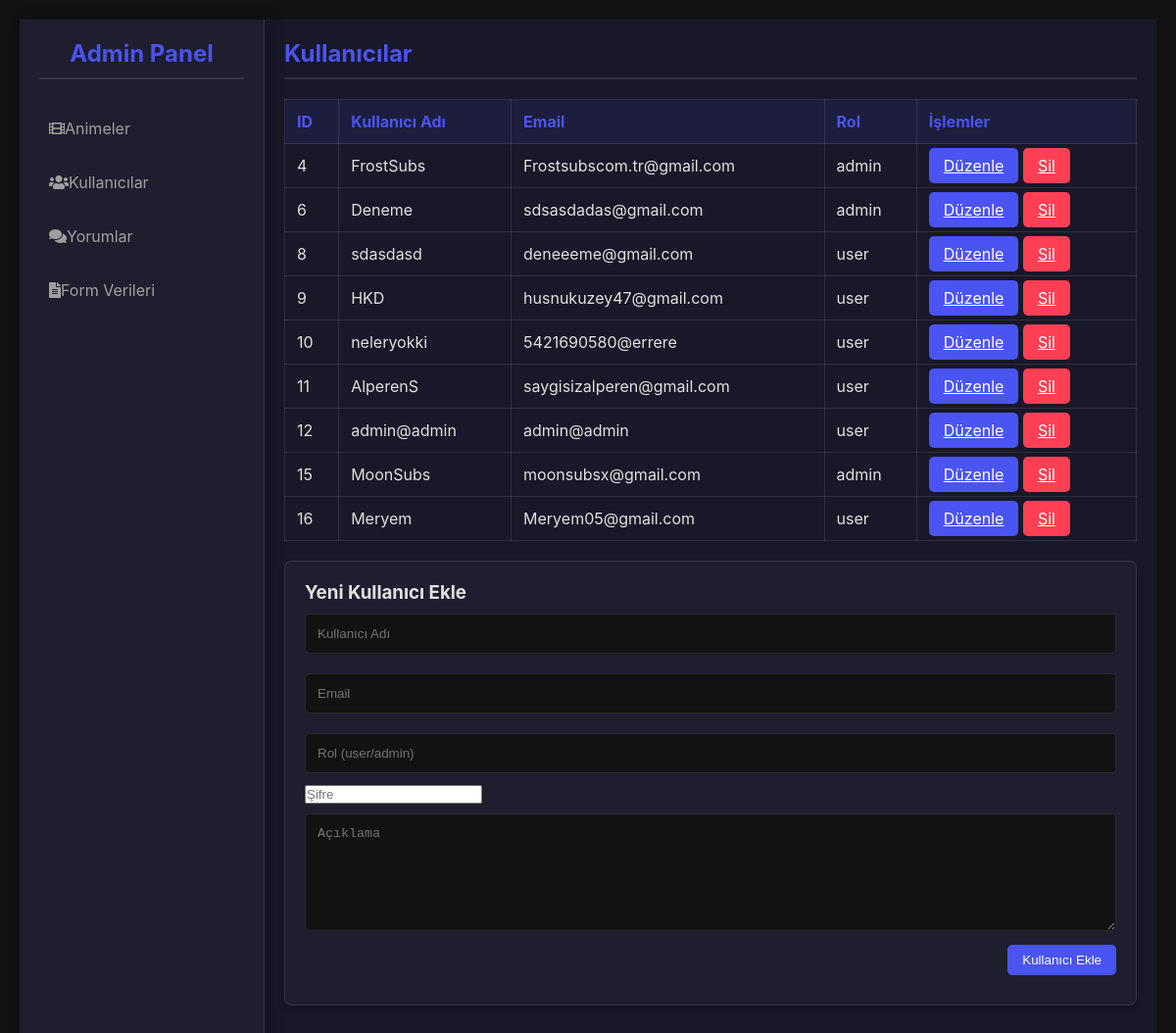
Screenshot of /admin.php?action=view_users with the database file from the repository.
### tables this page shows
CREATE TABLE `users` (
  `id` int(11) NOT NULL,
  `username` varchar(255) NOT NULL,
  `email` varchar(255) NOT NULL,
  `role` enum('kurucu','admin','mod','user') DEFAULT 'user',
  `password` varchar(255) NOT NULL,
  `created_at` timestamp NOT NULL DEFAULT current_timestamp(),
  `profile_image` varchar(255) DEFAULT 'default.jpg',
  `description` text DEFAULT 'No description available for this user.'
);

### admin.php (the view, shortened to what this page needs)
<?php
include 'db.php';
$action = isset($_GET['action']) ? $_GET['action'] : '';
$anime_id = isset($_GET['anime_id']) ? (int)$_GET['anime_id'] : 0;
$episode_id = isset($_GET['episode_id']) ? (int)$_GET['episode_id'] : 0;
$fansub_id = isset($_GET['fansub_id']) ? (int)$_GET['fansub_id'] : 0;
$fansub_link_id = isset($_GET['fansub_link_id']) ? (int)$_GET['fansub_link_id'] : 0;
$comment_id = isset($_GET['comment_id']) ? (int)$_GET['comment_id'] : 0;
$user_id = isset($_GET['user_id']) ? (int)$_GET['user_id'] : 0;
if ($action == '') {
    $stmt = $pdo->query("SELECT * FROM animes");
    $animes = $stmt->fetchAll(PDO::FETCH_ASSOC);
} elseif ($action == 'view_users') {
    $stmt = $pdo->query("SELECT * FROM users");
    $users = $stmt->fetchAll(PDO::FETCH_ASSOC);
} elseif ($action == 'view_comments') {
    $stmt = $pdo->query("SELECT comments.*, animes.name AS anime_name, users.username AS user_name FROM comments JOIN animes ON comments.anime_id = animes.id JOIN users ON comments.user_id = users.id");
    $comments = $stmt->fetchAll(PDO::FETCH_ASSOC);
} elseif ($action == 'edit_anime' && $anime_id > 0) {
    $stmt = $pdo->prepare("SELECT * FROM animes WHERE id = ?");
    $stmt->execute([$anime_id]);
    $anime = $stmt->fetch(PDO::FETCH_ASSOC);
} elseif ($action == 'edit_episode' && $episode_id > 0) {
    $stmt = $pdo->prepare("SELECT * FROM episodes WHERE id = ?");
    $stmt->execute([$episode_id]);
    $episode = $stmt->fetch(PDO::FETCH_ASSOC);
} elseif ($action == 'edit_fansub' && $fansub_id > 0) {
    $stmt = $pdo->prepare("SELECT * FROM fansubs WHERE id = ?");
    $stmt->execute([$fansub_id]);
    $fansub = $stmt->fetch(PDO::FETCH_ASSOC);
} elseif ($action == 'edit_fansub_link' && $fansub_link_id > 0) {
    $stmt = $pdo->prepare("SELECT * FROM fansub_links WHERE id = ?");
    $stmt->execute([$fansub_link_id]);
    $fansub_link = $stmt->fetch(PDO::FETCH_ASSOC);
} elseif ($action == 'edit_user' && $user_id > 0) {
    $stmt = $pdo->prepare("SELECT * FROM users WHERE id = ?");
    $stmt->execute([$user_id]);
    $user = $stmt->fetch(PDO::FETCH_ASSOC);
} elseif ($action == 'edit_comment' && $comment_id > 0) {
    $stmt = $pdo->prepare("SELECT * FROM comments WHERE id = ?");
    $stmt->execute([$comment_id]);
    $comment = $stmt->fetch(PDO::FETCH_ASSOC);
} elseif ($action == 'view_forms') {
    $stmt = $pdo->query("SELECT * FROM form");
    $forms = $stmt->fetchAll(PDO::FETCH_ASSOC);
}
?>
<!DOCTYPE html>
<html>
<head>
</head>
<!DOCTYPE html>
<html lang="en">
<head>
    <link href="https://cdnjs.cloudflare.com/ajax/libs/font-awesome/5.15.3/css/all.min.css" rel="stylesheet">
</head>
<body>
    <div class="container">
        <aside class="sidebar">
            <h2>Admin Panel</h2>
            <nav>
                <ul>
                    <li><a href="admin.php"><i class="fas fa-film"></i> Animeler</a></li>
                    <li><a href="admin.php?action=view_users"><i class="fas fa-users"></i> Kullanıcılar</a></li>
                    <li><a href="admin.php?action=view_comments"><i class="fas fa-comments"></i> Yorumlar</a></li>
                    <li><a href="admin.php?action=view_forms"><i class="fas fa-file-alt"></i> Form Verileri</a></li>
                </ul>
            </nav>
        </aside>
        <main class="main-content">
            <section class="content">
                <?php if ($action == ''): ?>
                    <h2>Animeler</h2>
                    <div class="table-wrapper">
                        <table>
                            <thead>
                                <tr>
                                    <th>ID</th>
                                    <th>Ad</th>
                                    <th>Tür</th>
                                    <th>İşlemler</th>
                                </tr>
                            </thead>
                            <tbody>
                                <?php foreach ($animes as $anime): ?>
                                <tr>
                                    <td><?= $anime['id'] ?></td>
                                    <td><?= htmlspecialchars($anime['name']) ?></td>
                                    <td><?= htmlspecialchars($anime['genre']) ?></td>
                                    <td>
                                        <a href="admin.php?action=view_episodes&anime_id=<?= $anime['id'] ?>" class="btn">Görüntüle</a>
                                         <div>.</div>
                                        <a href="admin.php?delete=<?= $anime['id'] ?>&type=anime" class="btn delete">Sil</a>
                                        <div>.</div>
                                        <a href="admin.php?action=edit_anime&anime_id=<?= $anime['id'] ?>" class="btn">Düzenle</a>
                                    </td>
                                </tr>
                                <?php endforeach; ?>
                            </tbody>
                        </table>
                    </div>
                    <div class="form-container">
                        <h3>Yeni Anime Ekle</h3>
                        <form action="admin.php" method="POST">
                            <input type="text" name="name" placeholder="Anime Adı" required><br>
                            <input type="text" name="genre" placeholder="Tür" required><br>
                            <textarea name="description" placeholder="Açıklama" required></textarea><br>
                            <input type="text" name="image_url" placeholder="Görsel URL" required><br>
                            <input type="number" name="episode_count" placeholder="Bölüm Sayısı" required><br>
                            <div class="form-actions">
                                <button type="submit" name="add_anime" class="btn">Anime Ekle</button>
                            </div>
                        </form>
                    </div>
                <?php elseif ($action == 'view_users'): ?>
                    <h2>Kullanıcılar</h2>
                    <div class="table-wrapper">
                        <table>
                            <thead>
                                <tr>
                                    <th>ID</th>
                                    <th>Kullanıcı Adı</th>
                                    <th>Email</th>
                                    <th>Rol</th>
                                    <th>İşlemler</th>
                                </tr>
                            </thead>
                            <tbody>
                                <?php foreach ($users as $user): ?>
                                <tr>
                                    <td><?= $user['id'] ?></td>
                                    <td><?= htmlspecialchars($user['username']) ?></td>
                                    <td><?= htmlspecialchars($user['email']) ?></td>
                                    <td><?= htmlspecialchars($user['role']) ?></td>
                                    <td>
                                        <a href="admin.php?action=edit_user&user_id=<?= $user['id'] ?>" class="btn">Düzenle</a>
                                        <a href="admin.php?delete=<?= $user['id'] ?>&type=user" class="btn delete">Sil</a>
                                    </td>
                                </tr>
                                <?php endforeach; ?>
                            </tbody>
                        </table>
                    </div>
                    <div class="form-container">
                        <h3>Yeni Kullanıcı Ekle</h3>
                        <form action="admin.php?action=view_users" method="POST">
                            <input type="text" name="username" placeholder="Kullanıcı Adı" required><br>
                            <input type="email" name="email" placeholder="Email" required><br>
                            <input type="text" name="role" placeholder="Rol (user/admin)" required><br>
                            <input type="password" name="password" placeholder="Şifre" required><br>
                            <textarea name="description" placeholder="Açıklama"></textarea><br>
                            <div class="form-actions">
                                <button type="submit" name="add_user" class="btn">Kullanıcı Ekle</button>
                            </div>
                        </form>
                    </div>
                <?php endif; ?>
            </section>
        </main>
    </div>
</body>
</html>

### admin.php (style rules this page uses)
.sidebar { background: rgba(255, 255, 255, 0.1); backdrop-filter: blur(10px); border-right: 1px solid rgba(255, 255, 255, 0.125); }
body { font-family: Arial, sans-serif; margin: 20px; }
* { margin: 0; padding: 0; box-sizing: border-box; }
body { font-family: 'Inter', 'Arial', sans-serif; background-color: #121212; color: #e0e0e0; display: flex; height: 100vh; }
.container { display: flex; width: 100%; }
.sidebar { width: 250px; background-color: #1e1e2e; padding: 20px; border-right: 1px solid rgba(255,255,255,0.1); box-shadow: 5px 0 15px rgba(0,0,0,0.2); }
.sidebar h2 { text-align: center; margin-bottom: 30px; color: #4a54f1; }
.sidebar nav ul { list-style: none; }
.sidebar nav ul li { margin: 15px 0; }
.sidebar nav ul li a { color: #a0a0a0; text-decoration: none; display: flex; align-items: center; padding: 10px; border-radius: 5px; transition: all 0.3s ease; }
.main-content { flex: 1; padding: 20px; background-color: #181828; overflow-y: auto; }
h2 { font-size: 24px; margin-bottom: 20px; border-bottom: 2px solid rgba(255,255,255,0.1); padding-bottom: 10px; color: #4a54f1; }
.table-wrapper { margin-top: 20px; }
table { width: 100%; border-collapse: collapse; margin-bottom: 20px; }
table, th, td { border: 1px solid rgba(255,255,255,0.1); }
th, td { padding: 12px; text-align: left; color: #e0e0e0; }
th { background-color: rgba(74,84,241,0.1); color: #4a54f1; }
.btn { background-color: #4a54f1; color: white; padding: 8px 15px; border: none; border-radius: 5px; cursor: pointer; margin-bottom: 10px; transition: all 0.3s ease; }
.btn.delete { background-color: #ff4054; }
.form-container { background-color: #1e1e2e; padding: 20px; border-radius: 8px; margin-bottom: 20px; border: 1px solid rgba(255,255,255,0.1); box-shadow: 0 4px 6px rgba(0,0,0,0.2); }
input[type="text"], input[type="number"], input[type="email"], textarea { width: 100%; padding: 12px; margin: 10px 0; border: 1px solid rgba(255,255,255,0.1); border-radius: 5px; background-color: #121212; color: #e0e0e0; transition: all 0.3s ease; }
textarea { height: 120px; }
.form-actions { display: flex; justify-content: flex-end; }

### rows the page displays
users: id "4", username "FrostSubs", email "Frostsubscom.tr@gmail.com", role "admin"
users: id "6", username "Deneme", email "sdsasdadas@gmail.com", role "admin"
users: id "8", username "sdasdasd", email "deneeeme@gmail.com", role "user"
users: id "9", username "HKD", email "husnukuzey47@gmail.com", role "user"
users: id "10", username "neleryokki", email "5421690580@errere", role "user"
users: id "11", username "AlperenS", email "saygisizalperen@gmail.com", role "user"
users: id "12", username "admin@admin", email "admin@admin", role "user"
users: id "15", username "MoonSubs", email "moonsubsx@gmail.com", role "admin"
users: id "16", username "Meryem", email "Meryem05@gmail.com", role "user"
